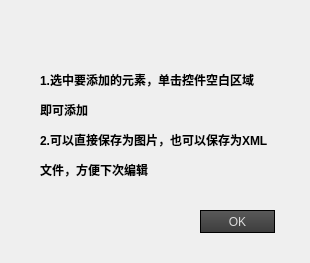
<?xml version="1.0" encoding="UTF-8"?>
<ui version="4.0">
 <class>AboutDialog</class>
 <widget class="QDialog" name="AboutDialog">
  <property name="geometry">
   <rect>
    <x>0</x>
    <y>0</y>
    <width>310</width>
    <height>263</height>
   </rect>
  </property>
  <property name="windowTitle">
   <string>Dialog</string>
  </property>
  <widget class="QPushButton" name="pushButton">
   <property name="geometry">
    <rect>
     <x>200</x>
     <y>210</y>
     <width>75</width>
     <height>23</height>
    </rect>
   </property>
   <property name="styleSheet">
    <string notr="true">QPushButton{
    background-color: qlineargradient(x1:0, y1:0, x2:0, y2:1, stop:0 rgb(90, 90, 90), stop:1 rgb(60, 60, 60));
    border: 1px solid black;
    color:rgb(220,220,220);
    padding: 1ex 2ex;
}

QPushButton::hover{
    background-color: qlineargradient(x1:0, y1:0, x2:0, y2:1, stop:0 rgb(150, 150, 150), stop:1 rgb(120, 120, 120));
    color:rgb(255,255,255);
}

QPushButton:pressed{
    background-color: qlineargradient(x1:0, y1:0, x2:0, y2:1, stop:0 rgb(120, 120, 120), stop:1 rgb(90, 90, 90));
}</string>
   </property>
   <property name="text">
    <string>OK</string>
   </property>
  </widget>
  <widget class="QLabel" name="label">
   <property name="geometry">
    <rect>
     <x>40</x>
     <y>70</y>
     <width>251</width>
     <height>111</height>
    </rect>
   </property>
   <property name="text">
    <string>&lt;html&gt;&lt;head/&gt;&lt;body&gt;&lt;p&gt;&lt;span style=&quot; font-weight:600;&quot;&gt;1.选中要添加的元素，单击控件空白区域&lt;/span&gt;&lt;/p&gt;&lt;p&gt;&lt;span style=&quot; font-weight:600;&quot;&gt;  即可添加&lt;/span&gt;&lt;/p&gt;&lt;p&gt;&lt;span style=&quot; font-weight:600;&quot;&gt;2.可以直接保存为图片，也可以保存为XML&lt;/span&gt;&lt;/p&gt;&lt;p&gt;&lt;span style=&quot; font-weight:600;&quot;&gt;  文件，方便下次编辑&lt;/span&gt;&lt;/p&gt;&lt;/body&gt;&lt;/html&gt;</string>
   </property>
  </widget>
 </widget>
 <resources/>
 <connections/>
</ui>
